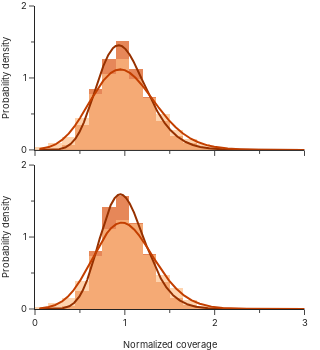

Write notebook code for a chart like this one.
### Code cell
fig = px.histogram(
    df, 
    x=["prePCR", "postPCR"], 
    histnorm='probability density',
    barmode="overlay",
    range_x=[0, 3],
    range_y=[0, 2],
    nbins=250,
    opacity=0.65,
    facet_row="group",
    facet_row_spacing=0.05,
    color_discrete_sequence=['#d94701', '#fdbe85']
)
fig.update_traces(xbins={'start': 0.0, 'end': 4, 'size': 0.15}, selector=dict(type='histogram'))
for anno in fig['layout']['annotations']:
    anno['text']=''

colors = ['#973100', '#c33f00']
for j, group in enumerate(df.group.unique()):
    for i, iset in enumerate(["prePCR", "postPCR"]):
        shape, loc, scale = scipy.stats.lognorm.fit(df.loc[df['group'] == group, iset].dropna(), loc=0, scale=1)
        print(shape, loc, scale)
        x = np.linspace(0.05, 3, 5000)
        fig.add_trace(
            pg.Scatter(
                x=x,
                y=scipy.stats.lognorm.pdf(x, scale=scale, s=shape, loc=loc),
                mode="lines",
                showlegend=False,
                line=dict(color=colors[i], width=2)
            ), 
            row=2-j,
            col=1,
        )




fig.update_layout(
    template="simple_white", 
    height=350, 
    width=160*2, 
    showlegend=False, 
    margin=dict(l=0, r=10, t=0, b=0),
    font_family="Inter",
    legend_font_size=28/3,
)
fig.update_xaxes(
    title_text='',
    minor_ticks="outside", 
    minor_dtick=0.5,
    dtick=1,
)
fig.update_xaxes(
    title_text='Normalized coverage', 
    title_font_family="Inter", 
    title_font_size=28/3, 
    tickfont_size=28/3, 
    row=1
)
fig.update_yaxes(
    title_text='Probability density',
    dtick=1, 
    title_font_family="Inter", 
    title_font_size=28/3, 
    tickfont_size=28/3, 
    minor_ticks="outside", 
    minor_dtick=0.5,
)
fig.update_traces(marker=dict(line_width=0), selector=dict(type='histogram')) 
fig.show()
fig.write_image("cov_dist.svg")

### Figure 1 — Plotly figure (JSON) as saved in the notebook; plotly's stock layout.template omitted (floating-point values rounded to 4 significant figures; data arrays with more than 128 entries replaced by an {"elided": "..."} marker saying what was removed)
{"data": [{"alignmentgroup": "True", "bingroup": "x", "histnorm": "probability density", "hovertemplate": "variable=prePCR<br>group=Twist_GCall<br>value=%{x}<br>probability density=%{y}<extra></extra>", "legendgroup": "prePCR", "marker": {"color": "#d94701", "line": {"width": 0}, "opacity": 0.65, "pattern": {"shape": ""}}, "name": "prePCR", "nbinsx": 250, "offsetgroup": "prePCR", "orientation": "v", "showlegend": true, "type": "histogram", "x": {"elided": "11998 float values"}, "xaxis": "x2", "xbins": {"end": 4, "size": 0.15, "start": 0}, "yaxis": "y2"}, {"alignmentgroup": "True", "bingroup": "x", "histnorm": "probability density", "hovertemplate": "variable=prePCR<br>group=Twist_GCfix<br>value=%{x}<br>probability density=%{y}<extra></extra>", "legendgroup": "prePCR", "marker": {"color": "#d94701", "line": {"width": 0}, "opacity": 0.65, "pattern": {"shape": ""}}, "name": "prePCR", "nbinsx": 250, "offsetgroup": "prePCR", "orientation": "v", "showlegend": false, "type": "histogram", "x": {"elided": "11995 float values"}, "xaxis": "x", "xbins": {"end": 4, "size": 0.15, "start": 0}, "yaxis": "y"}, {"alignmentgroup": "True", "bingroup": "x", "histnorm": "probability density", "hovertemplate": "variable=postPCR<br>group=Twist_GCall<br>value=%{x}<br>probability density=%{y}<extra></extra>", "legendgroup": "postPCR", "marker": {"color": "#fdbe85", "line": {"width": 0}, "opacity": 0.65, "pattern": {"shape": ""}}, "name": "postPCR", "nbinsx": 250, "offsetgroup": "postPCR", "orientation": "v", "showlegend": true, "type": "histogram", "x": {"elided": "11998 float values"}, "xaxis": "x2", "xbins": {"end": 4, "size": 0.15, "start": 0}, "yaxis": "y2"}, {"alignmentgroup": "True", "bingroup": "x", "histnorm": "probability density", "hovertemplate": "variable=postPCR<br>group=Twist_GCfix<br>value=%{x}<br>probability density=%{y}<extra></extra>", "legendgroup": "postPCR", "marker": {"color": "#fdbe85", "line": {"width": 0}, "opacity": 0.65, "pattern": {"shape": ""}}, "name": "postPCR", "nbinsx": 250, "offsetgroup": "postPCR", "orientation": "v", "showlegend": false, "type": "histogram", "x": {"elided": "11995 float values"}, "xaxis": "x", "xbins": {"end": 4, "size": 0.15, "start": 0}, "yaxis": "y"}, {"line": {"color": "#973100", "width": 2}, "mode": "lines", "showlegend": false, "type": "scatter", "x": {"elided": "5000 float values"}, "xaxis": "x2", "y": {"elided": "5000 float values"}, "yaxis": "y2"}, {"line": {"color": "#c33f00", "width": 2}, "mode": "lines", "showlegend": false, "type": "scatter", "x": {"elided": "5000 float values"}, "xaxis": "x2", "y": {"elided": "5000 float values"}, "yaxis": "y2"}, {"line": {"color": "#973100", "width": 2}, "mode": "lines", "showlegend": false, "type": "scatter", "x": {"elided": "5000 float values"}, "xaxis": "x", "y": {"elided": "5000 float values"}, "yaxis": "y"}, {"line": {"color": "#c33f00", "width": 2}, "mode": "lines", "showlegend": false, "type": "scatter", "x": {"elided": "5000 float values"}, "xaxis": "x", "y": {"elided": "5000 float values"}, "yaxis": "y"}], "layout": {"annotations": [{"font": {}, "showarrow": false, "text": "", "textangle": 90, "x": 0.98, "xanchor": "left", "xref": "paper", "y": 0.2375, "yanchor": "middle", "yref": "paper"}, {"font": {}, "showarrow": false, "text": "", "textangle": 90, "x": 0.98, "xanchor": "left", "xref": "paper", "y": 0.7625, "yanchor": "middle", "yref": "paper"}], "barmode": "overlay", "font": {"family": "Inter"}, "height": 350, "legend": {"font": {"size": 9.333}, "title": {"text": "variable"}, "tracegroupgap": 0}, "margin": {"b": 0, "l": 0, "r": 10, "t": 0}, "showlegend": false, "width": 320, "xaxis": {"anchor": "y", "domain": [0, 0.98], "dtick": 1, "minor": {"dtick": 0.5, "ticks": "outside"}, "range": [0, 3], "tickfont": {"size": 9.333}, "title": {"font": {"family": "Inter", "size": 9.333}, "text": "Normalized coverage"}}, "xaxis2": {"anchor": "y2", "domain": [0, 0.98], "dtick": 1, "matches": "x", "minor": {"dtick": 0.5, "ticks": "outside"}, "showticklabels": false, "title": {"text": ""}}, "yaxis": {"anchor": "x", "domain": [0, 0.475], "dtick": 1, "minor": {"dtick": 0.5, "ticks": "outside"}, "range": [0, 2], "tickfont": {"size": 9.333}, "title": {"font": {"family": "Inter", "size": 9.333}, "text": "Probability density"}}, "yaxis2": {"anchor": "x2", "domain": [0.525, 1], "dtick": 1, "matches": "y", "minor": {"dtick": 0.5, "ticks": "outside"}, "range": [0, 2], "tickfont": {"size": 9.333}, "title": {"font": {"family": "Inter", "size": 9.333}, "text": "Probability density"}}}}
